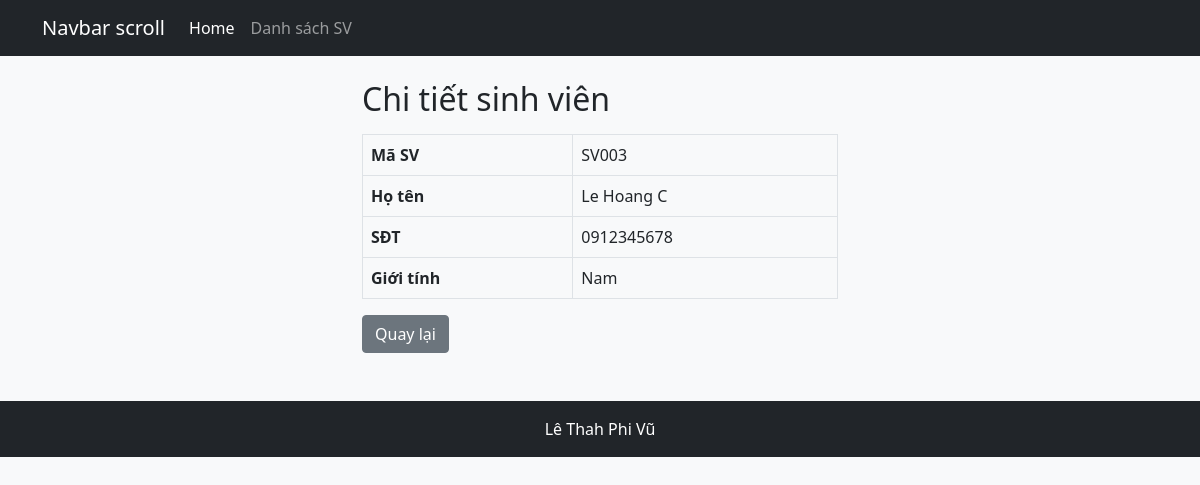
Screenshot of /Lab5/student_detail.php?id=3 with the database file from the repository.
### tables this page shows
CREATE TABLE `students` (
  `id` int(11) NOT NULL AUTO_INCREMENT,
  `studentcode` varchar(20) NOT NULL,
  `fullname` varchar(100) NOT NULL,
  `phone` varchar(20) DEFAULT NULL,
  `gender` varchar(10) NOT NULL,
  `created_at` timestamp NOT NULL DEFAULT current_timestamp(),
  PRIMARY KEY (`id`),
  UNIQUE KEY `studentcode` (`studentcode`)
);

### Lab5/config/Database.php (called while the page is built)
<?php
class Database
{
    public function getConnection()
    {
        $conn = new mysqli("localhost", "root", "", "lethanhphivu_mydb1");
        $conn->set_charset("utf8mb4");
        return $conn;
    }
}

### Lab5/dao/StudentDAO.php (called while the page is built, shortened)
<?php
require_once __DIR__ . "/../config/Database.php";
class StudentDAO
{
    private $conn;
    public function __construct()
    {
        $this->conn = (new Database())->getConnection();
    }
    public function getById($id)
    {
        $stmt = $this->conn->prepare("SELECT * FROM students WHERE id = ?");
        $stmt->bind_param("i", $id);
        $stmt->execute();
        return $stmt->get_result()->fetch_object("Student");
    }
}

### Lab5/student_detail.php (the view)
<?php
require_once "dao/StudentDAO.php";
$dao = new StudentDAO();
$s = $dao->getById($_GET["id"]);
require_once "includes/header.php";
?>
<div class="container my-4" style="max-width: 500px;">
    <h2>Chi tiết sinh viên</h2>
    <?php if (!$s): ?>
        <div class="alert alert-warning">Không tìm thấy sinh viên!</div>
    <?php else: ?>
        <table class="table table-bordered mt-3">
            <tr><th>Mã SV</th><td><?= $s->studentcode ?></td></tr>
            <tr><th>Họ tên</th><td><?= $s->fullname ?></td></tr>
            <tr><th>SĐT</th><td><?= $s->phone ?></td></tr>
            <tr><th>Giới tính</th><td><?= $s->gender ?></td></tr>
        </table>
    <?php endif; ?>
    <a href="student_index.php" class="btn btn-secondary">Quay lại</a>
</div>
<?php require_once "includes/footer.php"; ?>

### Lab5/assets/style.css (style rules this page uses)
body { background-color: #f8f9fa; }

### rows the page displays
students: studentcode "SV003", fullname "Le Hoang C", phone "0912345678", gender "Nam"
